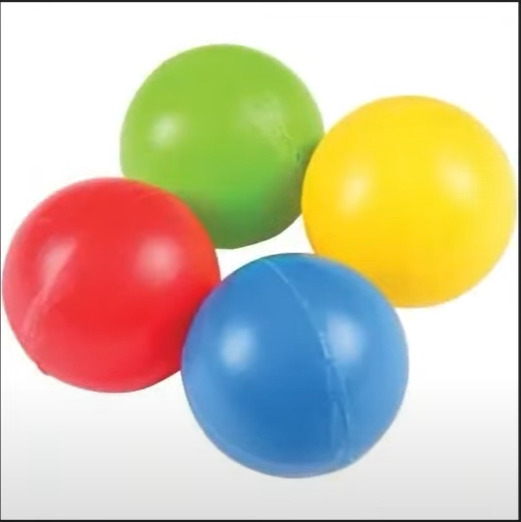
#> input picture Images/balls.png, 521 x 522 px, found by its file name
$ jupyter execute '46_Hough Circle Detection.ipynb'
#> lines starting #> are read from the running program, lines starting #| are printed output that depends on the picture; after the words box and inside, x2 and y2 are one past the last pixel; in counts of white or black regions, pixels touching at a corner belong together
**46_Hough Circle Detection**

[cell 1]
import cv2
import numpy as np

[cell 2]
img = cv2.imread(r"C:\Users\hp\Documents\jupyter\OpenCV by WsCube Tech\Images\balls.png")
#> img is the input picture: shape (522, 521, 3); mean B, G, R 169.4, 195.3, 206.5
#To detect circles
##Use grayscale image
gray = cv2.cvtColor(img, cv2.COLOR_BGR2GRAY)
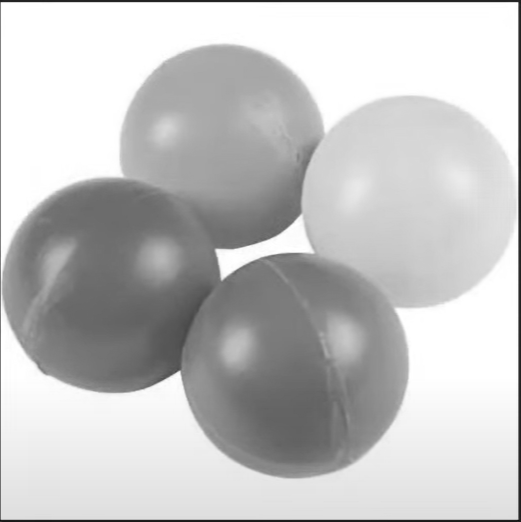
#> gray: shape (522, 521); min 12, max 255, mean 195.7
gray = cv2.medianBlur(gray,5)    # to blur image ---> image, matix size

##For circle
c = cv2.HoughCircles(gray, cv2.HOUGH_GRADIENT, 1, 20, param1=70, param2=40, minRadius=0, maxRadius=0)
#> c = [[294.5, 365.5, 112.9], [109.5, 284.5, 107.7], [408.5, 199.5, 108.5], [223.5, 145.5, 101.9]]

print(c)
#| [[[294.5 365.5 112.9]
#|   [109.5 284.5 107.7]
#|   [408.5 199.5 108.5]
#|   [223.5 145.5 101.9]]]

data = np.uint16(np.around(c)) # Round
#> data = [[294, 366, 113], [110, 284, 108], [408, 200, 108], [224, 146, 102]]

# x-axis,y-axis,radius  # Rows in 0 point & columns in all columns point
for (x,y,r) in data[0,:]:
    cv2.circle(img,(x,y),r,(0,0,255),4)
#> this loop made 4 passes
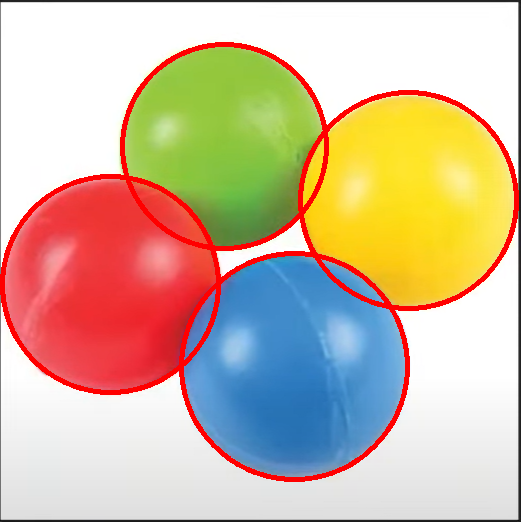
#> img: shape (522, 521, 3); 4.87% of pixels changed, all inside (x1, y1, x2, y2) = (0, 42, 519, 482)

cv2.imshow("Circle Img", img)
cv2.waitKey(0)
cv2.destroyAllWindows()

$ run again, with Images/Sudoku.png copied over Images/balls.png
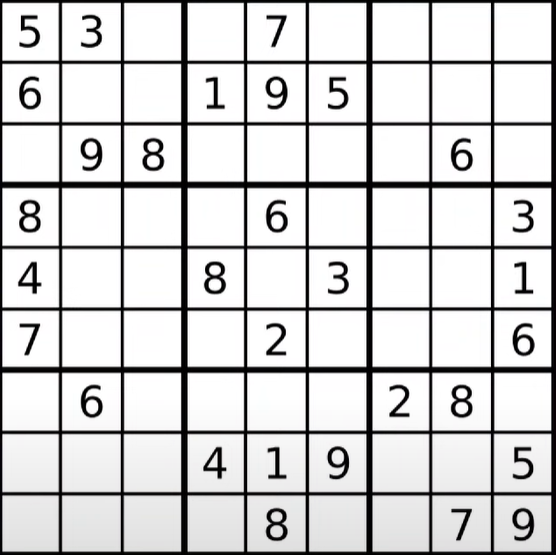
#> input picture Images/Sudoku.png, 556 x 555 px, found by its file name
#> img is the input picture: shape (555, 556, 3); mean B, G, R 210.5, 210.1, 210.4
#> `gray = cv2.medianBlur(gray,5)`:
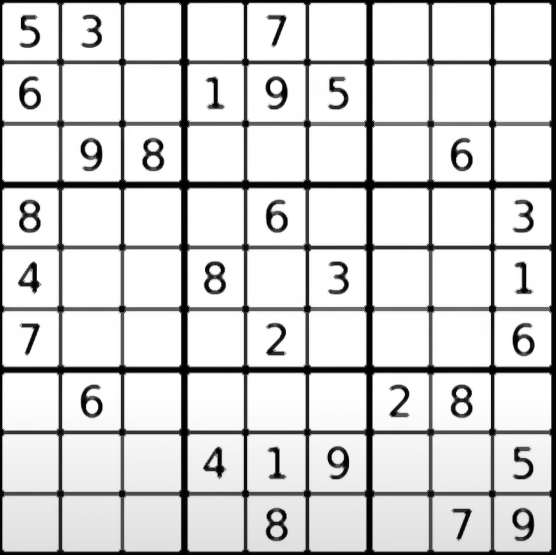
#> gray: shape (555, 556); min 0, max 255, mean 211.9
#> c = 212 rows, first 8: [384.5, 288.5, 141.7], [201.5, 341.5, 153.9], [160.5, 267.5, 148.7], [149.5, 392.5, 147.8], [153.5, 293.5, 151.6], [164.5, 350.5, 144.7], [386.5, 331.5, 143.8], [407.5, 331.5, 102.9]
#> (printed output is left out)
#> data = 212 rows, first 8: [384, 288, 142], [202, 342, 154], [160, 268, 149], [150, 392, 148], [154, 294, 152], [164, 350, 145], [386, 332, 144], [408, 332, 103]
#> the loop `for (x,y,r) in data[0,:]:` made 212 passes
#> after the loop `for (x,y,r) in data[0,:]:`:
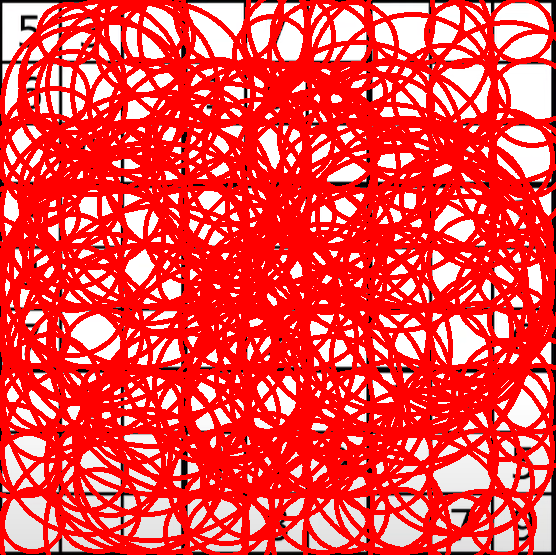
#> img: shape (555, 556, 3); mean B, G, R 68.7, 68.6, 246
